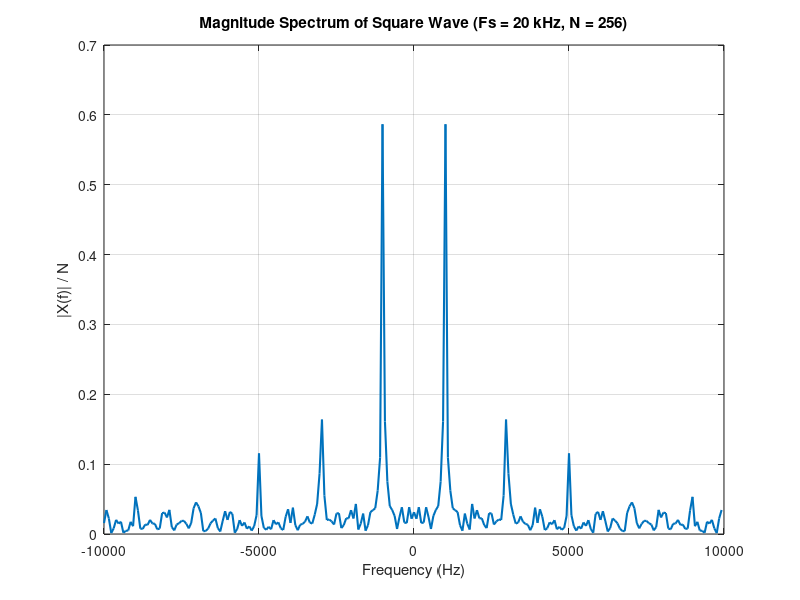

Recreate this plot in MATLAB.
% =======================================================
% Task 3: Spectrum of a Square Wave
% =======================================================
clear; clc; close all;

% --- Signal Parameters ---
Fs = 20000;           % Sampling frequency in Hz
f_fund = 1000;        % Fundamental frequency of square wave in Hz
N = 256;              % Number of DFT points

% --- Time vector ---
t = (0:N-1)/Fs;

% --- Generate square wave ---
x = square(2*pi*f_fund*t);

% --- Compute FFT and normalize ---
X = fft(x, N);
X_shifted = fftshift(abs(X)/N);    % Magnitude spectrum
f_axis = (-N/2:N/2-1)*(Fs/N);     % Frequency axis centered at zero

% --- Plot frequency spectrum ---
fig = figure('Visible','off');
plot(f_axis, X_shifted, 'LineWidth', 1.5);
xlabel('Frequency (Hz)');
ylabel('|X(f)| / N');
title(['Magnitude Spectrum of Square Wave (Fs = ' num2str(Fs/1000) ' kHz, N = ' num2str(N) ')']);
grid on;
xlim([-10000 10000]); % Focus on first few harmonics

% --- Save plot ---
saveas(fig, 'spectrum_square_wave.png');
disp('Plot saved as spectrum_square_wave.png');
